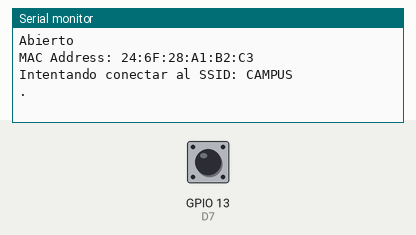
A sketch run on a simulated ESP8266 (NodeMCU). Shown: the last lines printed to the serial monitor. The inputs (shaded band) are chosen by the test bench; at power-on: GPIO 13 (D7) HIGH. WiFi joins after 1.5 s; servers stay silent unless stated.

Above: at 1.5 s.
1.6 s: GPIO 13 (D7) pulled LOW for 0.15 s
At 1.81 s:
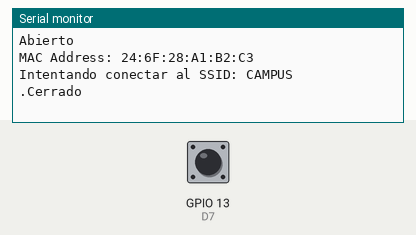
At 3.0 s:
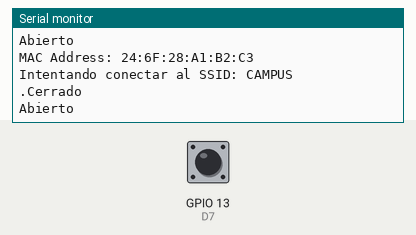

The sketch:

magentico-interrupcion2.ino
```cpp
#include "ThingSpeak.h"
#include "secrets.h"
#include "ESP8266WiFi.h"

char ssid[] = SECRET_SSID;   // your network SSID (name)
char pass[] = SECRET_PASS;   // your network password
int keyIndex = 0;            // your network key Index number (needed only for WEP)
WiFiClient  client;
unsigned long myChannelNumber = SECRET_CH_ID;
const char * myWriteAPIKey = SECRET_WRITE_APIKEY;
bool p;

void cambioDeEstadoPuerta(){
  noInterrupts();
  p = digitalRead(13); //D7
   if (p){
       Serial.println("Abierto");
   }
   else {
       Serial.println("Cerrado");

     }
  ThingSpeak.setField(5, float(p));
  ThingSpeak.writeFields(myChannelNumber, myWriteAPIKey);
  interrupts();
}

void setup() {
  Serial.begin(115200);
  WiFi.mode(WIFI_STA);
  ThingSpeak.begin(client);  // Initialize ThingSpeak
  pinMode(13, INPUT_PULLUP); //D7
  pinMode(12, OUTPUT); //D6
  digitalWrite(12, LOW);
  cambioDeEstadoPuerta();
  attachInterrupt(13,cambioDeEstadoPuerta,CHANGE);

}

void loop() {

  // Connect or reconnect to WiFi
  if(WiFi.status() != WL_CONNECTED){
    Serial.println("\nMAC Address: "+ WiFi.macAddress());
    Serial.print("Intentando conectar al SSID: ");
    Serial.println(SECRET_SSID);
    while(WiFi.status() != WL_CONNECTED){
      WiFi.begin(ssid, pass);  // Connect to WPA/WPA2 network. Change this line if using open or WEP network
      Serial.print(".");
      delay(5000);
    }
    Serial.println("");
    Serial.println("IP address: ");
    Serial.println(WiFi.localIP());
  }

 // delay(20000); // Wait 20 seconds to update the channel again
}
```

secrets.h
```cpp
// Use this file to store all of the private credentials
// and connection details

//#define SECRET_SSID "Speedy-C85DE8"		// replace MySSID with your WiFi network name
//#define SECRET_PASS "7537657623"	// replace MyPassword with your WiFi password

#define SECRET_SSID "CAMPUS"    // replace MySSID with your WiFi network name
#define SECRET_PASS "CAMPUSUARG"  // replace MyPassword with your WiFi password

//#define SECRET_SSID "TATOOINE_AP_2G"
//#define SECRET_PASS "Luna2312"

#define SECRET_CH_ID 735377			// replace 0000000 with your channel number
#define SECRET_WRITE_APIKEY "W529DGZ3IN2M67BV"   // replace XYZ with your channel write API Key
```

Measured:
- after the input at 1.6 s, the serial monitor: prints a new line at once (image 1)
